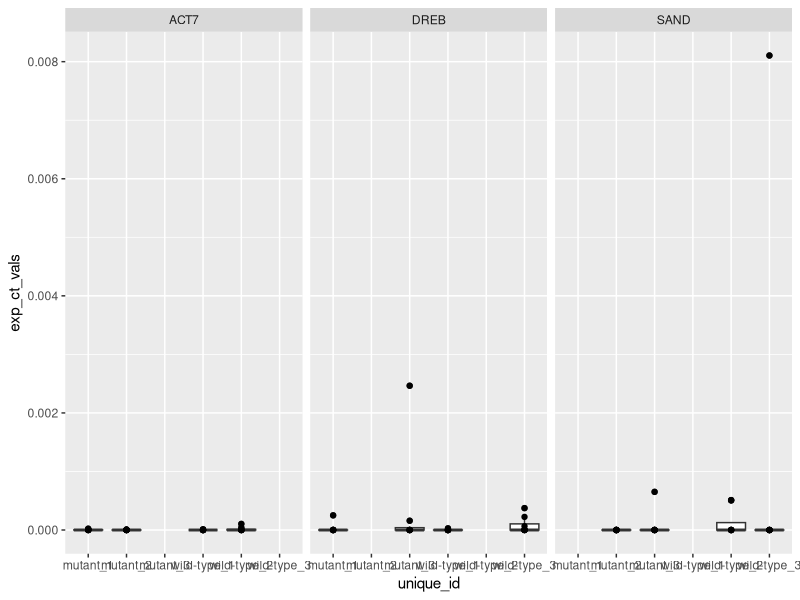

The R script that drew this image: (Note: this script raises an error after producing the figure.)
# library
suppressPackageStartupMessages(library(tidyverse))
suppressPackageStartupMessages(library(RColorBrewer))

# In the tutorial they added the samples-names by hand, I made it now that it will just take the first row from the excel sheet and use this as for samples
qpcr = read.delim("qpcr-mock-data.tsv", header = TRUE,stringsAsFactors = F)

# first, let's make a unique identifier by concatenating the xp_factor with the biol_rep columns
qpcr$unique_id = paste(qpcr$xp_factor,qpcr$biol_rep,sep = "_")

# Transform ct_vals by doing 2^-X
# this "2" should be able to change at some point because different primers will have different effciencies. However this is only important when you compare different primers/genes with each other in absolute terms
qpcr = mutate(qpcr,exp_ct_vals=2^-ct_vals)

#######################################################
# Finding possible outliers among biological replicates 
#######################################################

# calculate the spread among technical replicates within one sample

# if one technical replicate is far away from the others, there's an issue with that sample
# calculate the standard deviation based on all technical replicates
# if one is too far away (e.g. +-2SD or +-3SD) then it should be removed
# remove that technical replicate 

# plot the variation among technical replicates per sample
qpcr %>% 
  ggplot(aes(unique_id,exp_ct_vals)) + 
  geom_boxplot() +
  geom_point() +
  facet_wrap(~ gene)

##########################################################
# average the technical replicates of the reference genes
#########################################################

reference_values = qpcr %>% 
  filter(gene_type == "reference") %>% 
  group_by(xp_factor,biol_rep,gene) %>%
  summarise(avg_reference = mean(exp_ct_vals))

# assigning a unique identifier for left_join
# we add the sample unique identifier to be able to combine the reference gene Ct values with the target genes Ct values
# making sure that reference genes Ct values are next to 
reference_values$unique_id = paste(reference_values$xp_factor,reference_values$biol_rep,sep="_") 

# simplifying the reference_values dataframe
reference_values = reference_values[,c("avg_reference","unique_id")]

#########################################
# Left join to add the reference Ct value
#########################################
# adding reference gene 2^-Ct values to every 2^-Ct value for every sample (identified by xp-factor & biological rep)

qpcr.with.ref.values = dplyr::left_join(x = qpcr,y = reference_values,by="unique_id")

qpcr.with.ref.values = mutate(qpcr.with.ref.values,delta.ct=exp_ct_vals / avg_reference)
head(qpcr.with.ref.values)

# plot the technical replicates distances
# qpcr.with.ref.values %>%  
#   ggplot(aes(x=biol_rep.x,y=delta.ct,color=as.factor(techinical.replicat))) + 
#   geom_point() + 
#   geom_line(group=biol_rep.x) +
#   scale_y_log10() +
#   facet_wrap( ~ gene.x + xp_factor.x)

################################################
# Average the technical replicates for all genes
################################################
qpcr.with.ref.values.avg = qpcr.with.ref.values %>% 
  group_by(xp_factor.x,biol_rep.x,gene.x) %>%
  summarise(avg_tech = mean(delta.ct))

# plot per xp_factor and facet per gene
qpcr.with.ref.values.avg %>% 
    ggplot(aes(x=xp_factor.x,y=avg_tech,fill=gene.x)) +
  geom_boxplot() +
  geom_point() +
  scale_y_log10() +
  facet_wrap(~ gene.x) +
  scale_color_brewer(palette = "Set2") +
  labs(x = "Experimental condition",y="Normalised expression (AU)") +
  theme(axis.text= element_text(color="black"))


